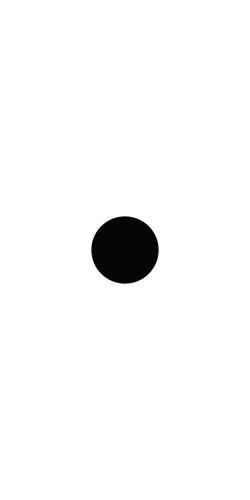
Frame 1 (no input)
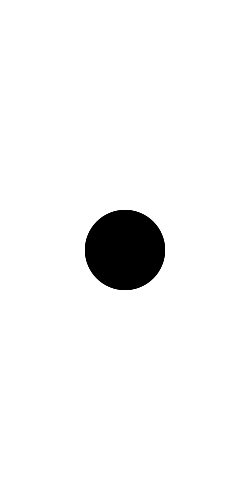
Frame 60 (the mouse pressed at the canvas centre just before this capture)
Frame 120 (the mouse held since frame 60 and released just before this capture): identical to frame 60, image omitted

The Processing sketch that drew these frames (run headless with seeded random() and noise(); from frame 60 on, the mouse is pressed at the canvas centre):

// Processing sketch: processing_117619
// ── processing_117619.pde

int counter;

void setup() {  //setup function called initially, only once
  size(250, 500);
  background(255);  //set background white
  colorMode(HSB);   //set colors to Hue, Saturation, Brightness mode
  counter = 0;
}

void draw() {  //draw function loops 
  counter++;
  noStroke();
  fill(random(255),0,0,250);
  
  if(mousePressed == true) { //add some interaction
    ellipse(mouseX, mouseY, 40, 40);
  }
  else {
    ellipse(width/2, height/2, 80*sin(counter), 80*sin(counter));
  }
}
